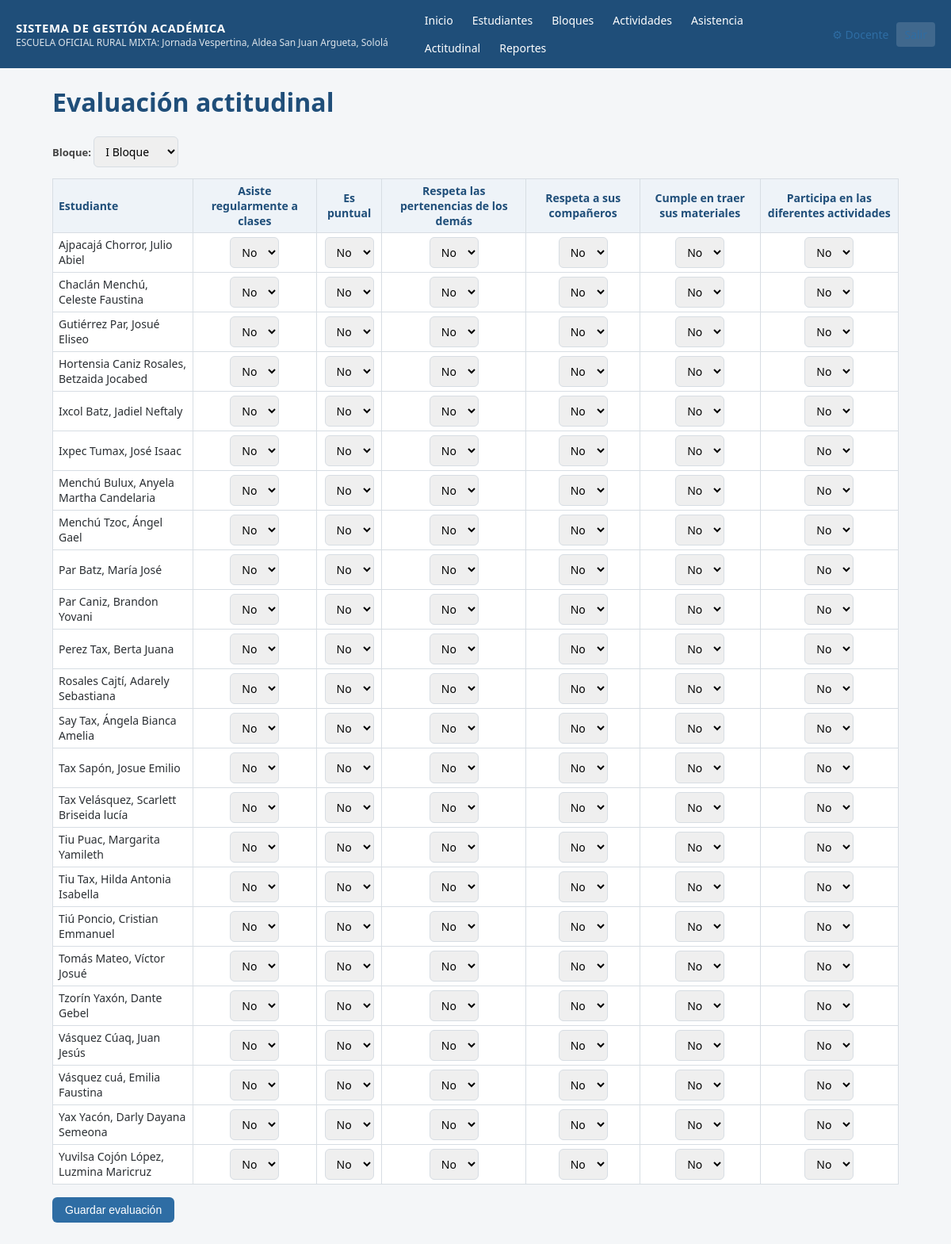
The page /actitudinal (signed in) on the database its author committed.
### tables this page shows
CREATE TABLE configuracion (
    clave TEXT PRIMARY KEY,
    valor TEXT
);

CREATE TABLE criterios_actitudinales (
    id INTEGER PRIMARY KEY AUTOINCREMENT,
    nombre TEXT NOT NULL,
    orden INTEGER NOT NULL DEFAULT 0
);

CREATE TABLE estudiantes (
    id INTEGER PRIMARY KEY AUTOINCREMENT,
    clave TEXT UNIQUE NOT NULL,
    nombres TEXT NOT NULL,
    apellidos TEXT NOT NULL,
    grado TEXT NOT NULL DEFAULT 'Segundo Grado',
    seccion TEXT NOT NULL DEFAULT 'A',
    estado TEXT NOT NULL DEFAULT 'activo'
);

### app.py (the view, shortened to what this page needs)
@app.route("/actitudinal", methods=["GET", "POST"])
@login_required
def actitudinal():
    bloque_id = request.args.get("bloque_id", type=int) or query(
        "SELECT id FROM bloques ORDER BY numero LIMIT 1", one=True
    )["id"]
    bloques = query("SELECT * FROM bloques ORDER BY numero")
    criterios = query("SELECT * FROM criterios_actitudinales ORDER BY orden")
    estudiantes = query(
        "SELECT * FROM estudiantes WHERE estado='activo' ORDER BY apellidos, nombres"
    )
    registros = query(
        "SELECT estudiante_id, criterio_id, resultado FROM evaluaciones_actitudinales WHERE bloque_id=?",
        (bloque_id,),
    )
    matriz = {}
    for r in registros:
        matriz.setdefault(r["estudiante_id"], {})[r["criterio_id"]] = r["resultado"]
    return render_template(
        "actitudinal.html", bloques=bloques, bloque_id=bloque_id, criterios=criterios,
        estudiantes=estudiantes, matriz=matriz,
    )

### app.py (called while the page is built)
def get_db():
    if "db" not in g:
        g.db = sqlite3.connect(DB_PATH)
        g.db.row_factory = sqlite3.Row
        g.db.execute("PRAGMA foreign_keys = ON")
    return g.db

def query(sql, args=(), one=False):
    cur = get_db().execute(sql, args)
    rows = cur.fetchall()
    return (rows[0] if rows else None) if one else rows

def login_required(view):
    @wraps(view)
    def wrapped(*args, **kwargs):
        if not session.get("usuario_id"):
            return redirect(url_for("login"))
        return view(*args, **kwargs)
    return wrapped

@app.context_processor
def inject_globals():
    cfg = {row["clave"]: row["valor"] for row in query("SELECT clave, valor FROM configuracion")}
    return dict(config=cfg, docente_nombre=session.get("nombre"))

### templates/actitudinal.html (shortened to what this page needs)
{% extends "base.html" %}
{% block content %}
<h1>Evaluación actitudinal</h1>
<form method="get" class="no-print" style="margin-bottom:14px">
    <label>Bloque: </label>
    <select name="bloque_id" onchange="this.form.submit()">
        {% for b in bloques %}
        <option value="{{ b.id }}" {{ 'selected' if bloque_id == b.id else '' }}>{{ b.nombre }}</option>
        {% endfor %}
    </select>
</form>
<form method="post">
<div style="overflow-x:auto">
<table class="compact">
    <tr>
        <th>Estudiante</th>
        {% for c in criterios %}<th>{{ c.nombre }}</th>{% endfor %}
    </tr>
    {% for e in estudiantes %}
    <tr>
        <td style="text-align:left">{{ e.apellidos }}, {{ e.nombres }}</td>
        {% for c in criterios %}
        <td>
            <select name="crit_{{ e.id }}_{{ c.id }}">
                <option value="No" {{ 'selected' if matriz.get(e.id, {}).get(c.id, 'No') == 'No' else '' }}>No</option>
            </select>
        </td>
        {% endfor %}
    </tr>
    {% else %}
    <tr><td colspan="{{ criterios|length + 1 }}">No hay estudiantes activos registrados.</td></tr>
    {% endfor %}
</table>
</div>
<div class="actions-row no-print">
    <button class="btn" type="submit">Guardar evaluación</button>
</div>
</form>
{% endblock %}

### templates/base.html (shortened to what this page needs)
<!DOCTYPE html>
<html lang="es">
<head>
<link rel="stylesheet" href="{{ url_for('static', filename='style.css') }}">
</head>
<body>
{% if session.get('usuario_id') %}
<header class="topbar no-print">
    <div class="brand">
        <span class="brand-title">SISTEMA DE GESTIÓN ACADÉMICA</span>
        <span class="brand-sub">{{ config.get('nombre_establecimiento','') }}</span>
    </div>
    <nav>
        <a href="{{ url_for('dashboard') }}">Inicio</a>
        <a href="{{ url_for('estudiantes_lista') }}">Estudiantes</a>
        <a href="{{ url_for('bloques') }}">Bloques</a>
        <a href="{{ url_for('actividades_lista') }}">Actividades</a>
        <a href="{{ url_for('asistencia') }}">Asistencia</a>
        <a href="{{ url_for('actitudinal') }}">Actitudinal</a>
        <a href="{{ url_for('reportes_index') }}">Reportes</a>
    </nav>
    <div class="user-box">
        <a href="{{ url_for('configuracion') }}" title="Mi cuenta y áreas/cursos">⚙ {{ docente_nombre }}</a>
        <a href="{{ url_for('logout') }}" class="logout">Salir</a>
    </div>
</header>
{% endif %}
<main class="container">
    {% block content %}{% endblock %}
</main>
</body>
</html>

### static/style.css (style rules this page uses)
:root { --azul: #1f4e79; --azul-claro: #2e6da4; --gris: #f4f6f8; --borde: #d7dde3; --verde: #2e7d32; --rojo: #c62828; --texto: #2b2f33; }
* { box-sizing: border-box; }
body { margin: 0; font-family: "Segoe UI", Arial, sans-serif; background: var(--gris); color: var(--texto); }
a { color: var(--azul-claro); text-decoration: none; }
.topbar { background: var(--azul); color: #fff; display: flex; align-items: center; flex-wrap: wrap; gap: 16px; padding: 10px 20px; }
.brand { display: flex; flex-direction: column; margin-right: 20px; }
.brand-title { font-weight: 700; font-size: 15px; letter-spacing: .5px; }
.brand-sub { font-size: 12px; opacity: .85; }
.topbar nav { display: flex; flex-wrap: wrap; gap: 4px; flex: 1; }
.topbar nav a { color: #fff; padding: 6px 10px; border-radius: 4px; font-size: 14px; }
.user-box { display: flex; align-items: center; gap: 10px; font-size: 14px; }
.logout { background: rgba(255,255,255,.15); padding: 6px 10px; border-radius: 4px; }
.container { max-width: 1100px; margin: 20px auto; padding: 0 16px 60px; }
h1, h2, h3 { color: var(--azul); }
table { border-collapse: collapse; width: 100%; background: #fff; font-size: 14px; }
table th, table td { border: 1px solid var(--borde); padding: 8px 10px; text-align: left; }
table th { background: #eef3f8; color: var(--azul); }
table.compact th, table.compact td { padding: 5px 7px; text-align: center; }
table.compact td:first-child, table.compact th:first-child { text-align: left; }
.btn { display: inline-block; background: var(--azul-claro); color: #fff; border: none; padding: 8px 16px; border-radius: 6px; cursor: pointer; font-size: 14px; }
label { font-size: 13px; font-weight: 600; color: #444; }
input, select, textarea { padding: 8px 10px; border: 1px solid var(--borde); border-radius: 6px; font-size: 14px; font-family: inherit; }
.actions-row { margin-top: 16px; display: flex; gap: 10px; }

### rows shown on the page
configuracion: get "ESCUELA OFICIAL RURAL MIXTA: Jornada Vespertina, Aldea San Juan Argueta, Sololá"
criterios_actitudinales: nombre "Asiste regularmente a clases", id "No"
criterios_actitudinales: nombre "Es puntual", id "No"
criterios_actitudinales: nombre "Respeta las pertenencias de los demás", id "No"
criterios_actitudinales: nombre "Respeta a sus compañeros", id "No"
criterios_actitudinales: nombre "Cumple en traer sus materiales", id "No"
criterios_actitudinales: nombre "Participa en las diferentes actividades", id "No"
estudiantes: apellidos "Ajpacajá Chorror", nombres "Julio Abiel"
estudiantes: apellidos "Chaclán Menchú", nombres "Celeste Faustina"
estudiantes: apellidos "Gutiérrez Par", nombres "Josué Eliseo"
estudiantes: apellidos "Hortensia Caniz Rosales", nombres "Betzaida Jocabed"
estudiantes: apellidos "Ixcol Batz", nombres "Jadiel Neftaly"
estudiantes: apellidos "Ixpec Tumax", nombres "José Isaac"
estudiantes: apellidos "Menchú Bulux", nombres "Anyela Martha Candelaria"
estudiantes: apellidos "Menchú Tzoc", nombres "Ángel Gael"
estudiantes: apellidos "Par Batz", nombres "María José"
estudiantes: apellidos "Par Caniz", nombres "Brandon Yovani"
estudiantes: apellidos "Perez Tax", nombres "Berta Juana"
estudiantes: apellidos "Rosales Cajtí", nombres "Adarely Sebastiana"
estudiantes: apellidos "Say Tax", nombres "Ángela Bianca Amelia"
estudiantes: apellidos "Tax Sapón", nombres "Josue Emilio"
estudiantes: apellidos "Tax Velásquez", nombres "Scarlett Briseida lucía"
estudiantes: apellidos "Tiu Puac", nombres "Margarita Yamileth"
estudiantes: apellidos "Tiu Tax", nombres "Hilda Antonia Isabella"
estudiantes: apellidos "Tiú Poncio", nombres "Cristian Emmanuel"
estudiantes: apellidos "Tomás Mateo", nombres "Víctor Josué"
estudiantes: apellidos "Tzorín Yaxón", nombres "Dante Gebel"
estudiantes: apellidos "Vásquez Cúaq", nombres "Juan Jesús"
estudiantes: apellidos "Vásquez cuá", nombres "Emilia Faustina"
estudiantes: apellidos "Yax Yacón", nombres "Darly Dayana Semeona"
estudiantes: apellidos "Yuvilsa Cojón López", nombres "Luzmina Maricruz"

### other values the page prints
{{ docente_nombre }} "Docente"
form field bloque_id "I Bloque"
